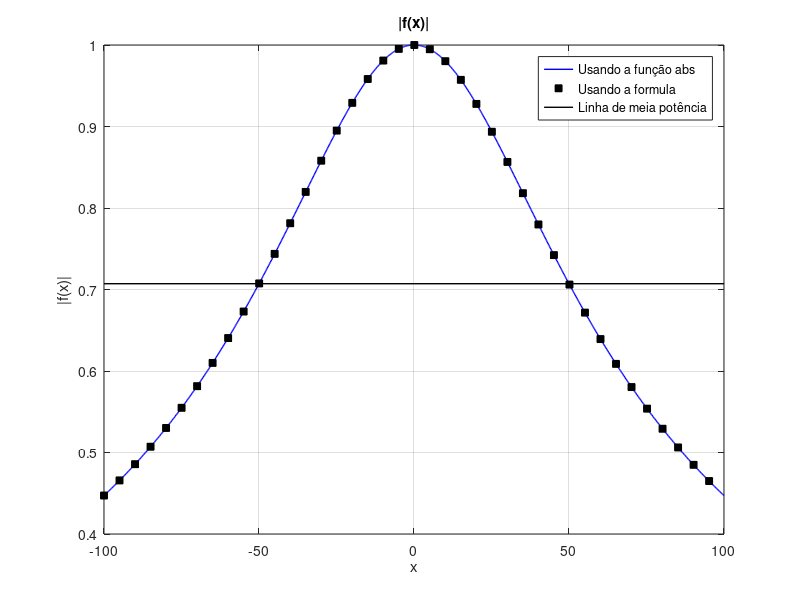
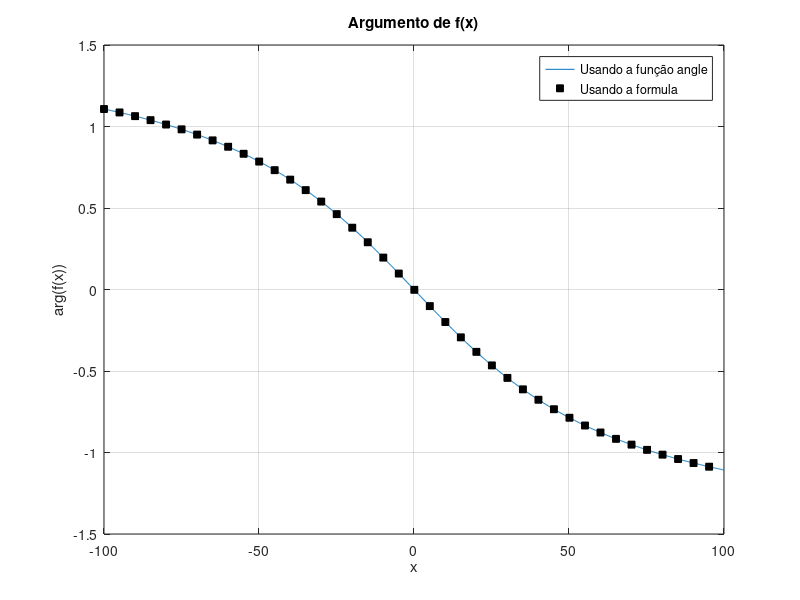

These charts were generated, in order, by the following MATLAB code:
B = 50;
x = linspace(-100, 100, 1000); %Criação de uma vetor de números igualmente espaçados
f = 1./(1 + 1i*x/B);
% Plot do módulo
figure;
plot(x, abs(f), 'b-', 'LineWidth', 1);
hold on;
x_points = x(1:25:end);
plot(x_points, abs(f(1:25:end)), 'ks', 'MarkerSize', 5, 'MarkerFaceColor', 'k');
grid on;
title('|f(x)|');
xlabel('x');
ylabel('|f(x)|');
% Cálculo da linha de meia potência
[max_absf, idx_max_absf] = max(abs(f));
half_max_absf = max_absf/sqrt(2);
idx_half_max_absf = find(abs(f) > half_max_absf, 1, 'first');
x_half_max_absf = interp1(abs(idx_half_max_absf-1:idx_half_max_absf+1), x(idx_half_max_absf-1:idx_half_max_absf+1), half_max_absf);
% Adiciona linha de meia potência ao gráfico
plot([x(1), x(end)], [half_max_absf, half_max_absf], 'k', 'LineWidth', 1);
text(x_half_max_absf+0.1, half_max_absf-0.1, ['x = ' num2str(x_half_max_absf, 2)], 'HorizontalAlignment', 'left', 'VerticalAlignment', 'top');
legend('Usando a função abs','Usando a formula','Linha de meia potência','Location','northeast');
% Plot do argumento
figure;
plot(x, angle(f));
grid on;
title('Argumento de f(x)');
xlabel('x');
ylabel('arg(f(x))');
hold on;
% Plot da fórmula do argumento
arg_formula = atan(-x/B);
plot(x_points, angle(f(1:25:end)), 'ks', 'MarkerSize', 5, 'MarkerFaceColor', 'k');
legend('Usando a função angle','Usando a formula','Location', 'northeast');